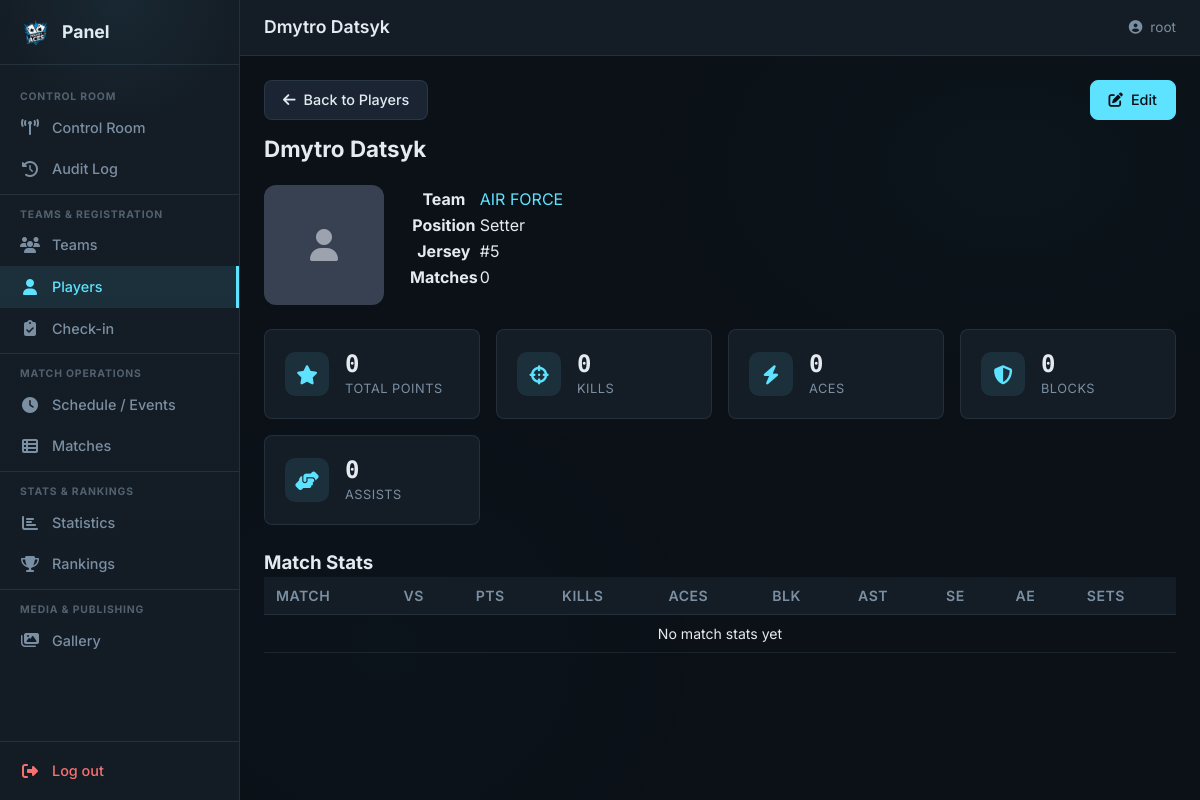
Page /panel/players/107/ (signed in) on the committed database.
### tournament/models.py (models this page shows, shortened)
class Player(models.Model):
    team = models.ForeignKey(Team, on_delete=models.CASCADE, related_name="players")
    first_name = models.CharField(max_length=PERSON_NAME_MAX_LENGTH)
    last_name = models.CharField(max_length=PERSON_NAME_MAX_LENGTH)
    jersey_number = models.CharField(max_length=3, blank=True, default="")
    position = models.CharField(
        max_length=3, choices=POSITION_CHOICES, blank=True, default="",
    )
    photo_path = models.CharField(
        max_length=LOGO_PATH_MAX_LENGTH, blank=True, default="",
    )
    class Meta:
        db_table = TABLE_PLAYERS

class Team(models.Model):
    name = models.CharField(
        max_length=TEAM_NAME_MAX_LENGTH, unique=True, verbose_name="Team Name"
    )
    logo_path = models.CharField(
        max_length=LOGO_PATH_MAX_LENGTH, blank=True, null=True
    )
    league_level = models.CharField(
        max_length=50, choices=LEAGUE_LEVEL_CHOICES, default=LEAGUE_LEVEL_INDEPENDENT
    )
    group_name = models.CharField(
        max_length=GROUP_NAME_MAX_LENGTH, blank=True, null=True
    )
    cap_name = models.CharField(
        max_length=PERSON_NAME_MAX_LENGTH, verbose_name="Captain Name"
    )
    cap_surname = models.CharField(
        max_length=PERSON_NAME_MAX_LENGTH, verbose_name="Captain Surname"
    )
    cap_email = models.EmailField(max_length=EMAIL_MAX_LENGTH, unique=True)
    cap_phone = models.CharField(
        max_length=PHONE_MAX_LENGTH, unique=True, blank=True, null=True
    )
    payment_status = models.IntegerField(
        choices=PAYMENT_STATUS_CHOICES, default=PAYMENT_WAITING
    )
    blik_number = models.CharField(
        max_length=20, blank=True, default="", verbose_name="Assigned BLIK"
    )
    status = models.CharField(
        max_length=20, choices=TEAM_STATUS_CHOICES, default=TEAM_STATUS_REGISTERED,
        verbose_name="Registration Status",
    )
    checked_in = models.BooleanField(default=False, verbose_name="Checked In")
    roster_code = models.CharField(
        max_length=10, blank=True, default="", verbose_name="Roster Access Code",
    )
    created_at = models.DateTimeField(auto_now_add=True)
    class Meta:
        db_table = TABLE_TEAMS
        verbose_name = "Team"
        verbose_name_plural = "Teams"

### tournament/panel/player_views.py (the view)
# urls.py: path("players/<int:pk>/", player_detail_view, name="player_detail"),
@staff_member_required(login_url="/panel/login/")
def player_detail_view(request, pk):
    player = get_object_or_404(Player.objects.select_related("team"), pk=pk)
    match_stats = (
        PlayerMatchStats.objects.filter(player=player)
        .select_related("match", "match__team_a", "match__team_b")
        .order_by("match__start_time")
    )
    from django.db.models import Sum
    totals = PlayerMatchStats.objects.filter(player=player).aggregate(
        total_kills=Sum("kills"),
        total_aces=Sum("aces"),
        total_blocks=Sum("blocks"),
        total_assists=Sum("assists"),
        total_serve_errors=Sum("serve_errors"),
        total_attack_errors=Sum("attack_errors"),
        total_sets_played=Sum("sets_played"),
    )
    total_points = (totals["total_kills"] or 0) + (totals["total_aces"] or 0) + (totals["total_blocks"] or 0)
    return render(request, "panel/player_detail.html", {
        "page_title": f"{player.first_name} {player.last_name}",
        "nav_section": "players",
        "player": player,
        "match_stats": match_stats,
        "totals": totals,
        "total_points": total_points,
        "matches_count": match_stats.count(),
    })

### tournament/context_processors.py (called while the page is built)
def registration_status(request):
    return {"registration_closed": REGISTRATION_CLOSED}

### tournament/templates/panel/player_detail.html
{% extends "panel/base.html" %}
{% block content %}
<div class="pnl-detail">
  <div class="pnl-detail__header">
    <div>
      <a href="{% url 'panel:players' %}" class="pnl-btn" style="margin-bottom:12px;">
        <i class="fas fa-arrow-left"></i> Back to Players
      </a>
      <h2>{{ player.first_name }} {{ player.last_name }}</h2>
    </div>
    <div class="pnl-detail__actions">
      <a href="{% url 'panel:player_edit' pk=player.pk %}" class="pnl-btn pnl-btn--primary">
        <i class="fas fa-edit"></i> Edit
      </a>
    </div>
  </div>
  <div class="pnl-card" style="margin-bottom:24px;">
    <div class="pnl-card__body" style="display:flex;gap:24px;align-items:flex-start;">
      {% if player.photo_path %}
      <img src="/media/{{ player.photo_path }}" alt="{{ player }}"
           style="width:120px;height:120px;object-fit:cover;border-radius:12px;">
      {% else %}
      <div style="width:120px;height:120px;border-radius:12px;background:var(--pnl-gray-700,#374151);display:flex;align-items:center;justify-content:center;">
        <i class="fas fa-user" style="font-size:2rem;color:var(--pnl-gray-400,#9ca3af);"></i>
      </div>
      {% endif %}
      <table class="pnl-kv-table">
        <tr><th>Team</th><td>
          {% if player.team %}
          <a href="{% url 'panel:team_detail' pk=player.team.pk %}">{{ player.team.name }}</a>
          {% else %}—{% endif %}
        </td></tr>
        <tr><th>Position</th><td>{{ player.get_position_display }}</td></tr>
        <tr><th>Jersey</th><td>#{{ player.jersey_number }}</td></tr>
        <tr><th>Matches</th><td>{{ matches_count }}</td></tr>
      </table>
    </div>
  </div>
  <div class="pnl-kpi-grid" style="margin-bottom:24px;">
    <div class="pnl-kpi"><div class="pnl-kpi__icon"><i class="fas fa-star"></i></div>
      <div class="pnl-kpi__body"><span class="pnl-kpi__value pnl-mono">{{ total_points }}</span><span class="pnl-kpi__label">Total Points</span></div></div>
    <div class="pnl-kpi"><div class="pnl-kpi__icon"><i class="fas fa-crosshairs"></i></div>
      <div class="pnl-kpi__body"><span class="pnl-kpi__value pnl-mono">{{ totals.total_kills|default:0 }}</span><span class="pnl-kpi__label">Kills</span></div></div>
    <div class="pnl-kpi"><div class="pnl-kpi__icon"><i class="fas fa-bolt"></i></div>
      <div class="pnl-kpi__body"><span class="pnl-kpi__value pnl-mono">{{ totals.total_aces|default:0 }}</span><span class="pnl-kpi__label">Aces</span></div></div>
    <div class="pnl-kpi"><div class="pnl-kpi__icon"><i class="fas fa-shield-alt"></i></div>
      <div class="pnl-kpi__body"><span class="pnl-kpi__value pnl-mono">{{ totals.total_blocks|default:0 }}</span><span class="pnl-kpi__label">Blocks</span></div></div>
    <div class="pnl-kpi"><div class="pnl-kpi__icon"><i class="fas fa-hands-helping"></i></div>
      <div class="pnl-kpi__body"><span class="pnl-kpi__value pnl-mono">{{ totals.total_assists|default:0 }}</span><span class="pnl-kpi__label">Assists</span></div></div>
  </div>
  <div class="pnl-card">
    <div class="pnl-card__header"><h3>Match Stats</h3></div>
    <div class="pnl-card__body" style="overflow-x:auto;">
      <table class="pnl-table pnl-table--compact">
        <thead>
          <tr>
            <th>Match</th><th>vs</th><th>Pts</th><th>Kills</th><th>Aces</th>
            <th>Blk</th><th>Ast</th><th>SE</th><th>AE</th><th>Sets</th>
          </tr>
        </thead>
        <tbody>
          {% for ps in match_stats %}
          <tr>
            <td><a href="{% url 'panel:match_detail' pk=ps.match.pk %}">M{{ ps.match.match_number }}</a></td>
            <td>{{ ps.match.display_name_a }} vs {{ ps.match.display_name_b }}</td>
            <td><strong>{{ ps.points_won }}</strong></td>
            <td>{{ ps.kills }}</td>
            <td>{{ ps.aces }}</td>
            <td>{{ ps.blocks }}</td>
            <td>{{ ps.assists }}</td>
            <td>{{ ps.serve_errors }}</td>
            <td>{{ ps.attack_errors }}</td>
            <td>{{ ps.sets_played }}</td>
          </tr>
          {% empty %}
          <tr><td colspan="10" style="text-align:center;color:var(--pnl-gray-400);">No match stats yet</td></tr>
          {% endfor %}
        </tbody>
      </table>
    </div>
  </div>
</div>
{% endblock %}

### tournament/templates/panel/base.html (shortened to what this page needs)
{% load static %}
<!DOCTYPE html>
<html lang="en">
<head>
  <link rel="stylesheet" href="{% static 'css/panel.css' %}">
  <link rel="stylesheet" href="https://cdnjs.cloudflare.com/ajax/libs/font-awesome/6.4.0/css/all.min.css">
</head>
<body class="pnl">
  <aside class="pnl-sidebar" id="pnlSidebar">
    <div class="pnl-sidebar__header">
      <img src="{% static 'assets/logo.png' %}" alt="PA" class="pnl-sidebar__logo">
      <span class="pnl-sidebar__brand">Panel</span>
    </div>
    <nav class="pnl-sidebar__nav">
      <div class="pnl-nav-zone">
        <span class="pnl-nav-zone__label">Control Room</span>
        <a href="{% url 'panel:dashboard' %}"
           class="pnl-nav-item{% if nav_section == 'dashboard' %} active{% endif %}">
          <i class="fas fa-tower-broadcast"></i><span>Control Room</span>
        </a>
        <a href="{% url 'panel:audit' %}"
           class="pnl-nav-item{% if nav_section == 'audit' %} active{% endif %}">
          <i class="fas fa-clock-rotate-left"></i><span>Audit Log</span>
        </a>
      </div>
      <div class="pnl-nav-zone">
        <span class="pnl-nav-zone__label">Teams &amp; Registration</span>
        <a href="{% url 'panel:teams' %}"
           class="pnl-nav-item{% if nav_section == 'teams' %} active{% endif %}">
          <i class="fas fa-users"></i><span>Teams</span>
        </a>
        <a href="{% url 'panel:players' %}"
           class="pnl-nav-item{% if nav_section == 'players' %} active{% endif %}">
          <i class="fas fa-user"></i><span>Players</span>
        </a>
        <a href="{% url 'panel:checkin' %}"
           class="pnl-nav-item{% if nav_section == 'checkin' %} active{% endif %}">
          <i class="fas fa-clipboard-check"></i><span>Check-in</span>
        </a>
      </div>
      <div class="pnl-nav-zone">
        <span class="pnl-nav-zone__label">Match Operations</span>
        <a href="{% url 'panel:schedule' %}?view=grid"
           class="pnl-nav-item{% if nav_section == 'schedule' %} active{% endif %}">
          <i class="fas fa-clock"></i><span>Schedule / Events</span>
        </a>
        <a href="{% url 'panel:schedule' %}?view=table"
           class="pnl-nav-item{% if nav_section == 'matches' %} active{% endif %}">
          <i class="fas fa-table-list"></i><span>Matches</span>
        </a>
      </div>
      <div class="pnl-nav-zone">
        <span class="pnl-nav-zone__label">Stats &amp; Rankings</span>
        <a href="{% url 'panel:stats' %}"
           class="pnl-nav-item{% if nav_section == 'stats' %} active{% endif %}">
          <i class="fas fa-chart-bar"></i><span>Statistics</span>
        </a>
        <a href="{% url 'panel:rankings' %}"
           class="pnl-nav-item{% if nav_section == 'rankings' %} active{% endif %}">
          <i class="fas fa-trophy"></i><span>Rankings</span>
        </a>
      </div>
      <div class="pnl-nav-zone">
        <span class="pnl-nav-zone__label">Media &amp; Publishing</span>
        <a href="{% url 'panel:gallery' %}"
           class="pnl-nav-item{% if nav_section == 'gallery' %} active{% endif %}">
          <i class="fas fa-images"></i><span>Gallery</span>
        </a>
      </div>
    </nav>
    <div class="pnl-sidebar__footer">
      <a href="{% url 'panel:logout' %}" class="pnl-nav-item pnl-nav-item--logout">
        <i class="fas fa-sign-out-alt"></i><span>Log out</span>
      </a>
    </div>
  </aside>
  <div class="pnl-main">
    <header class="pnl-topbar">
      <h1 class="pnl-topbar__title">{{ page_title }}</h1>
      <div class="pnl-topbar__user">
        <i class="fas fa-user-circle"></i>
        <span>{{ request.user.username }}</span>
      </div>
    </header>
    <main class="pnl-content">
      {% block content %}{% endblock %}
    </main>
  </div>
</body>
</html>

### rows in the picture
Player: first_name "Dmytro", last_name "Datsyk", team.name "AIR FORCE", position "Setter", jersey_number "5"

### other values in the picture
{{ page_title }} "Dmytro Datsyk"
{{ request.user.username }} "root"
{{ matches_count }} "0"
{{ total_points }} "0"
{{ totals.total_kills|default:0 }} "0"
{{ totals.total_aces|default:0 }} "0"
{{ totals.total_blocks|default:0 }} "0"
{{ totals.total_assists|default:0 }} "0"
